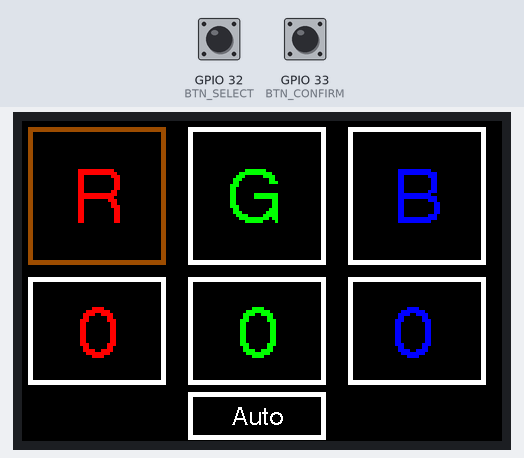
Bench run of a program on a simulated ESP32. On the bench: 480×320 colour display. The test bench sets the inputs (shaded band); at power-on: GPIO 32 (BTN_SELECT) HIGH, GPIO 33 (BTN_CONFIRM) HIGH. Nothing arrives over Bluetooth unless stated; what the program prints to the serial monitor is not drawn.

Above: at 1.9 s.
2.0 s: GPIO 32 (BTN_SELECT) pulled LOW for 1 s
At 4.2 s:
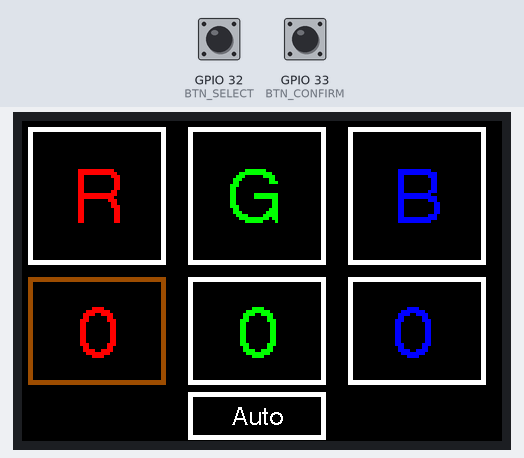
4.5 s: GPIO 33 (BTN_CONFIRM) pulled LOW for 3.2 s
At 8.7 s:
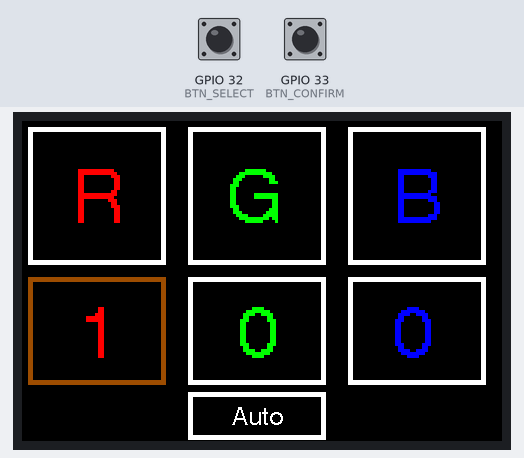
9.2 s: GPIO 32 (BTN_SELECT) pulled LOW for 0.15 s
At 10.0 s:
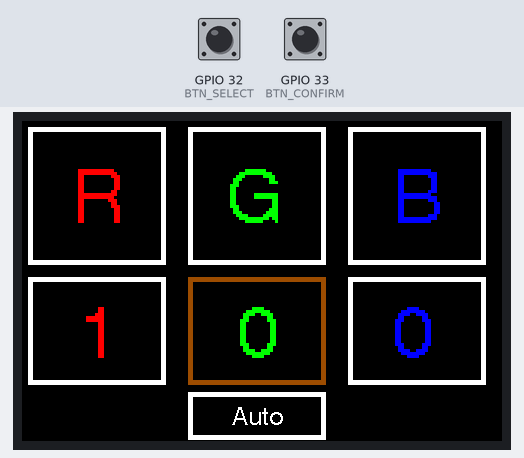
11.0 s: GPIO 33 (BTN_CONFIRM) pulled LOW for 0.15 s
At 12.5 s:
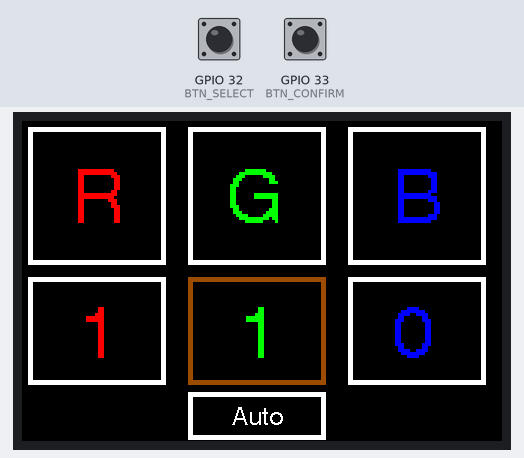
12.8 s: GPIO 32 (BTN_SELECT) driven LOW and GPIO 33 (BTN_CONFIRM) driven LOW
At 15.2 s:
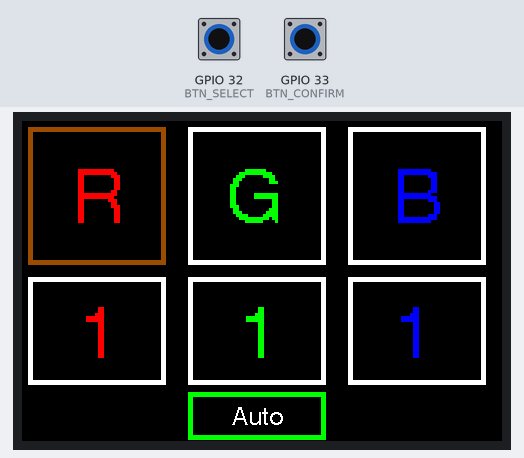
15.8 s: GPIO 33 (BTN_CONFIRM) driven HIGH
At 17.68 s:
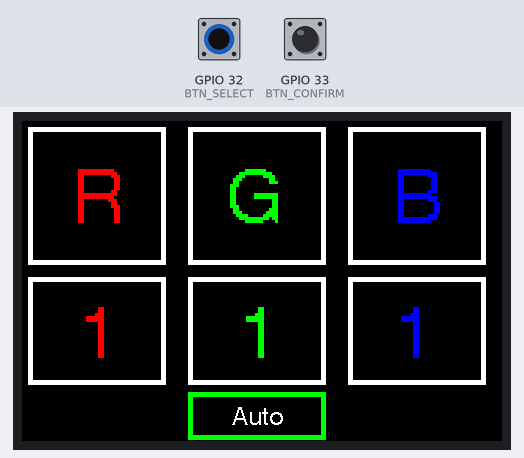
Timing chart, 0 to 19.2 s (numbered marks = the images above; inputs shaded):
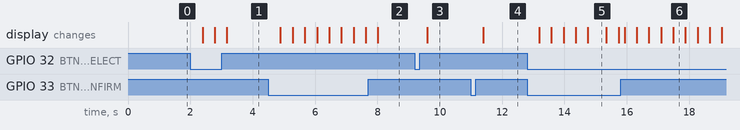

Measured:
- after the input at 2.0 s, the display: first changes after 0.39 s (image 1 shows a later state)
- after the input at 4.5 s, the display: changes after 0.39 s (image 2)
- after the input at 9.2 s, the display: changes after 0.39 s (image 3)
- after the input at 11.0 s, the display: changes after 0.39 s (image 4)
- after the input at 12.8 s, the display: first changes after 0.39 s (image 5 shows a later state)
- what the display in image 5 shows lasts 0.6 s, from 14.7 s to 15.3 s

The program:

main.cpp
```cpp
#include <Arduino.h>
#include "bluetooth.h"
#include "button.h"
#include "ui.h"

void setup() {
  Serial.begin(115200);
  button_init();
  ui_init();
  draw_menu();
  ble_setup();
}

void loop() {
  ui_loop();
  auto_loop();
}
```

bluetooth.h
```cpp
#pragma once

void ble_setup();
void ble_send_1();
void ble_send_2();
void ble_send_3();
```

button.h
```cpp
#pragma once

void button_init();
bool selectPressed();
bool confirmPressed();
void checkReset();
```

ui.h
```cpp
#pragma once
#include <Arduino.h>

void ui_init();
void draw_menu();
void ui_loop();
void auto_loop();
```

bluetooth.cpp
```cpp
#include <Arduino.h>
#include "BluetoothSerial.h"
#include "bluetooth.h"

BluetoothSerial bt;

// Bluetooth setup
void ble_setup(){
    bt.begin("Master", true);
    bt.connect("Slave");
    delay(300);
}

// Send "1" to the slave
void ble_send_1(){
    if(!bt.connected()){
        Serial.println("Connecting...");
        bt.connect("Slave");
        delay(300);
        return;
    }

    if (bt.connected()){
        bt.write('1');
        Serial.println("Sent 1");
    } else {
        Serial.println("Failed to connect");
    }
}

// Send "2" to the slave
void ble_send_2(){
    if(!bt.connected()){
        Serial.println("Connecting...");
        bt.connect("Slave");
        delay(300);
        return;
    }

    if (bt.connected()){
        bt.write('2');
        Serial.println("Sent 2");
    } else {
        Serial.println("Failed to connect");
    }

}

// Send "3" to the slave
void ble_send_3(){
    if (!bt.connected()){
        Serial.println("Connecting...");
        bt.connect("Slave");
        delay(300);
        return;
    }

    if (bt.connected()){
        bt.write('3');
        Serial.println("Sent 3");
    } else {
        Serial.println("Failed to connect");
    }

}
```

button.cpp
```cpp
#include <Arduino.h>
#include "button.h"

#define BTN_SELECT 32
#define BTN_CONFIRM 33

// Button setup
void button_init(){
    pinMode(BTN_SELECT, INPUT_PULLUP);
    pinMode(BTN_CONFIRM, INPUT_PULLUP);
}

// Check if the select button is pressed
bool selectPressed(){
    if (digitalRead(BTN_SELECT) == LOW) {
        delay(200);
        return true;
    }
    return false;
}

// Check if the confirm button is pressed
bool confirmPressed(){
    if (digitalRead(BTN_CONFIRM) == LOW) {
        delay(200);
        return true;
    }
    return false;
}
```

ui.cpp
```cpp
#include <Arduino.h>
#include <TFT_eSPI.h>
#include "button.h"
#include "bluetooth.h"

TFT_eSPI tft = TFT_eSPI();

static int  sel = 1;
static bool autoMode = false;

static int autoStep = 0;
static unsigned long lastAutoTime = 0;

static int countR = 0;
static int countG = 0;
static int countB = 0;

// UI setup
void ui_init(){
    tft.init();
    tft.setRotation(1);
    tft.fillScreen(TFT_BLACK);
}

// Function to draw a rectangle with a specified thickness
void draw_rect(int32_t x,int32_t y, int32_t w, int32_t h, uint32_t color,uint8_t thickness){

    for (uint8_t i = 0; i < thickness;i++){
        tft.drawRect(x - i, y - i, w + (i * 2), h + (i * 2), color);
    }
}

// Function to draw a string with specified font, size and color
void draw_string(const char *string, int32_t x, int32_t y, uint8_t font, uint8_t text_size,uint16_t text_colour){

    tft.setTextColor(text_colour, TFT_BLACK);
    tft.setTextSize(text_size);
    tft.setTextFont(font);
    tft.drawString(string, x, y, font);
}

// Function to draw the menu on the TFT display
void draw_menu(){
    tft.fillScreen(TFT_BLACK);

    /*============================================== RED =================================================================*/
    draw_rect(10,10,130,130, (sel == 1) ? TFT_BROWN : TFT_WHITE,5);
    draw_string("R",50,45,4,3,TFT_RED);

    draw_rect(10,160,130,100, (sel == 4) ? TFT_BROWN : TFT_WHITE,5);
    tft.setTextColor(TFT_RED);
    tft.setTextSize(3);
    tft.drawString(String(countR), 55, 180);

    /*============================================== GREEN =================================================================*/
    draw_rect(170,10,130,130, (sel == 2) ? TFT_BROWN : TFT_WHITE,5);
    draw_string("G",205,45,4,3,TFT_GREEN);

    draw_rect(170,160,130,100, (sel == 5) ? TFT_BROWN : TFT_WHITE,5);
    tft.setTextColor(TFT_GREEN);
    tft.setTextSize(3);
    tft.drawString(String(countG), 215, 180);

    /*============================================== BLUE =================================================================*/
    draw_rect(330,10,130,130, (sel == 3) ? TFT_BROWN : TFT_WHITE,5);
    draw_string("B",370,45,4,3,TFT_BLUE);

    draw_rect(330,160,130,100, (sel == 6) ? TFT_BROWN : TFT_WHITE,5);
    tft.setTextColor(TFT_BLUE);
    tft.setTextSize(3);
    tft.drawString(String(countB), 370, 180);


    /*============================================== AUTO =================================================================*/
    uint16_t autoColor;
    if (autoMode)       autoColor = TFT_GREEN;
    else if (sel == 7)  autoColor = TFT_BROWN;
    else                autoColor = TFT_WHITE;

    draw_rect(170, 275, 130, 40, autoColor, 5);
    draw_string("Auto", 210, 285, 4, 1, TFT_WHITE);
}

// Promt: so in master i can choose between 1-3 for each r,g,b static int countR = 0;
// static int countG = 0; static int countB = 0; so when i click Auto or case 7 it will automartically looping
// the ball, for instance i chose R = 1 G = 2 B = 1,it will output 1 R 2G 1B forever ultil i press the button again (break the loop=)
// how do i do that simple
// Modell: GPT-5.0; 23.03.2026 [KI 22]
void auto_loop() {

    if (!autoMode) return;

    if (millis() - lastAutoTime < 1000) return; // 1 ball per second
    lastAutoTime = millis();

    // total steps
    int total = countR + countG + countB;
    if (total == 0) return;

    autoStep++;
    if (autoStep > total) autoStep = 1;

    // decide which color
    if (autoStep <= countR) {
        Serial.println("Auto R");
        ble_send_1();
    }
    else if (autoStep <= countR + countG) {
        Serial.println("Auto G");
        ble_send_2();
    }
    else {
        Serial.println("Auto B");
        ble_send_3();
    }
}

// Ende der KI-generierten Anweisungsfolge [KI 22]

// Function to handle user input and update the menu accordingly
void ui_loop(){

    if (selectPressed()){
        sel += 1;

        if(sel < 1) sel = 7;
        if(sel > 7) sel = 1;

        draw_menu();
    }

    if(confirmPressed()){
        switch(sel){

            case 1:
                Serial.println("Red selected");
                ble_send_1();
                break;

            case 2:
                Serial.println("Green selected");
                ble_send_2();
                break;

            case 3:
                Serial.println("Blue selected");
                ble_send_3();
                break;

            case 4:
                countR++;
                if (countR > 3) countR = 0; // Resets count to 0 after reaching 3

                draw_menu();    // Update the menu to reflect the new count
                Serial.println("CountR: ");
                Serial.println(countR);
                break;

            case 5:
                countG++;
                if (countG > 3) countG = 0;

                draw_menu();
                Serial.println("CountG: ");
                Serial.println(countG);
                break;

            case 6:
                countB++;
                if (countB > 3) countB = 0;

                draw_menu();
                Serial.println("CountB: ");
                Serial.println(countB);
                break;

            case 7:
                autoMode = !autoMode;

                if (autoMode) {
                    autoStep = 0;
                    Serial.println("AUTO ON");
                } else {
                    Serial.println("AUTO OFF");
                }

                draw_menu();
                break;
        }
    }
}
```
